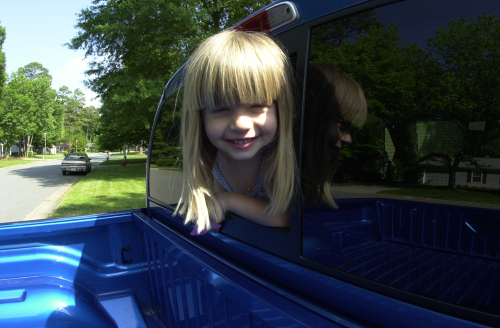
#> input picture img/girl.ppm, 500 x 328 px
$ python '_对比度增强.py'   (older library calls are emulated)
#> lines starting #> are read from the running program, lines starting #| are printed output that depends on the picture
import cv2
import numpy as np
import matplotlib.pyplot as plt

# 获得灰度直方图
def calcGrayHist(image):
    # 获取灰度图像的高、宽
    h, w = image.shape[:2]
    # 存储灰度直方图
    grayHist = np.zeros([256], np.uint64)
    for r in range(h):
        for c in range(w):
            grayHist[image[r][c]] += 1
    return grayHist

'''


grayHist = calcGrayHist(image)
# 画出灰度直方图
x_range = range(256)
plt.plot(x_range, grayHist, 'r', linewidth=2, c='black')
# 设置坐标轴的范围
y_maxValue = np.max(grayHist)
plt.axis([0, 255, 0, y_maxValue])
# 设置坐标轴的标签
plt.xlabel('gray Level')
plt.ylabel('number of pixels')
# 显示灰度直方图
plt.show()
'''

image = cv2.imread('img/girl.ppm', cv2.IMREAD_GRAYSCALE)
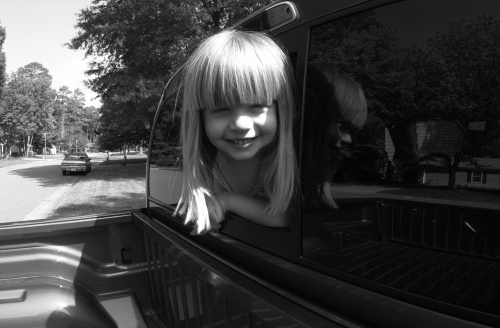
#> image: shape (328, 500); min 0, max 255, mean 63.9

rows, cols = image.shape
#> rows = 328; cols = 500
# 将二维的图像矩阵，变为一维的数组，便于计算灰度直方图
pixelSequence = image.reshape([rows * cols, ])
# 组数
numberBins = 256
# 计算灰度直方图  Matplotlib 本身提供了计算直方图的函数hist
histogram, bins, patch = plt.hist(pixelSequence, numberBins, facecolor='black', histtype='bar')
#> histogram = 256 values, max 4538 at index 8, min 1 at index 0, mean 640.6; bins = 257 values from 0 to 255; patch = 256 items
# 设置坐标轴的标签
plt.xlabel(u"gray Level")
plt.ylabel(u"number of pixels")
# 设置坐标轴的范围
y_maxValue = np.max(histogram)
#> y_maxValue = 4538
plt.axis([0, 255, 0, y_maxValue])
# plt.show()


# OPENCV中Python API：normalize(src, alpha, beta, norm_type, dtype)
# alpha：OMax  beta：Omin  norm_type：边界扩充类型：1-范数（绝对值之和）2-范数(平方和的开方) ∞-范数：(绝对值的最大值)
dst = cv2.normalize(image, None, 0, 255, cv2.NORM_MINMAX, cv2.CV_8U)
cv2.imshow('normalizeImage', dst)


# 直方图正规化
# 获取原图的最大值、最小值
Imax = np.max(image)
#> Imax = 255
Imin = np.min(image)
#> Imin = 0
# 设置输出的最小最大灰度级
Omax, Omin = 255, 0
# 计算a的值
a = float((Omax - Omin) / (Imax - Imin))
#> a = 1
b = Omin - a * Imin
#> b = 0
# 矩阵的线性变换
O = a * image + b
# 数据类型转换
O = O.astype(np.uint8)
# 显示原图和直方图正规化的效果
cv2.imshow("image", image)
cv2.imshow("O", O)

cv2.waitKey(0)
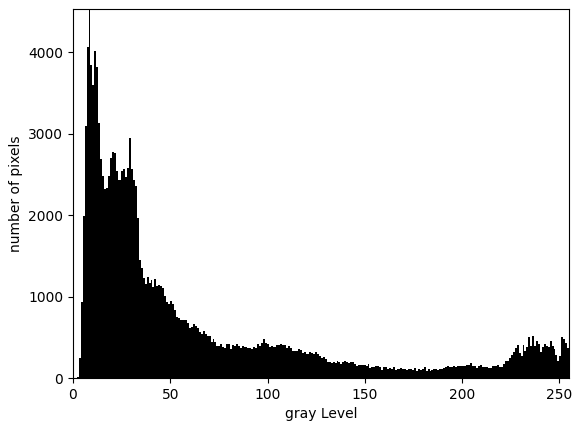
#> figure drawn by matplotlib, 1 panel; tallest bar 4538 high, from x = 7.97 to 8.96
